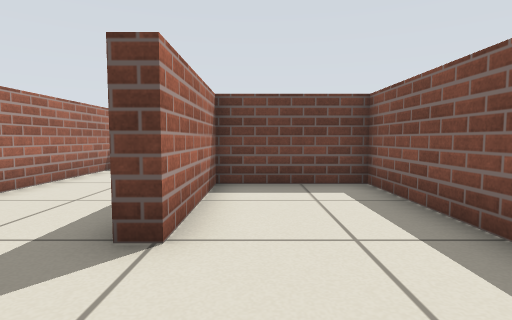
[1] (above)

20 first-person views from a walk through a world built for the Player/Stage simulator. The camera is 0.51 m above the floor, tilts 4° down and sees 80° across. The lines on the ground mark 1 m squares. The floor is counted in squares, 0.5 m on a side. Each view is taken from the middle of a square. On the plan, view 1 faces up. The plan holds only what a view shows up to about 12 squares ahead; the rest is blank. The robots in the file are not drawn.

[2]
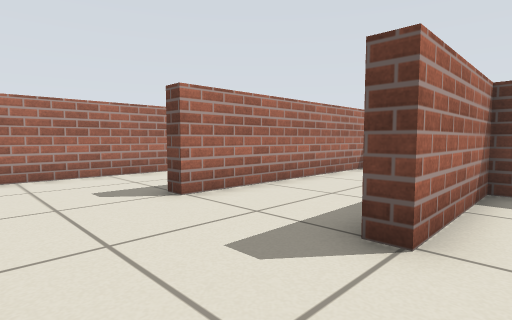

[3]
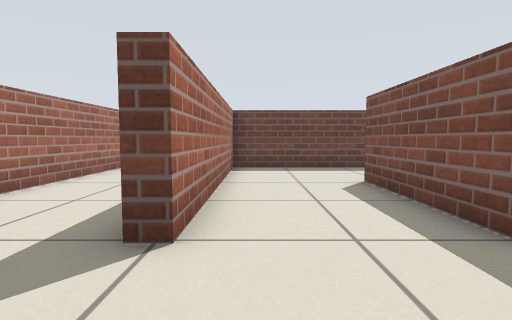

[4]
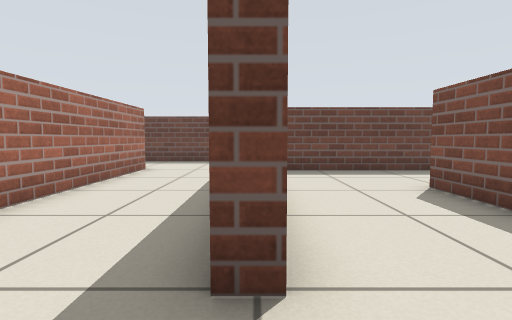

[5]
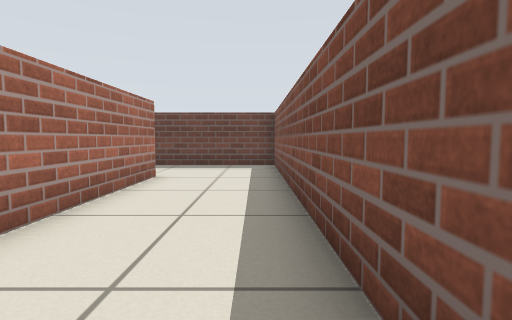

[6]
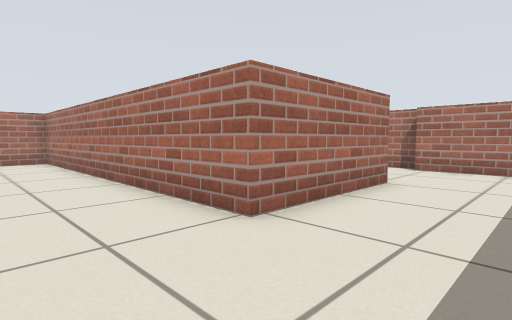

[7]
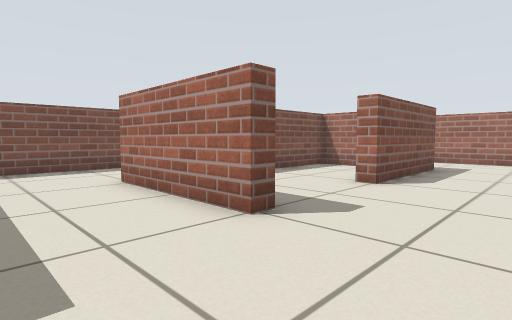

[8]
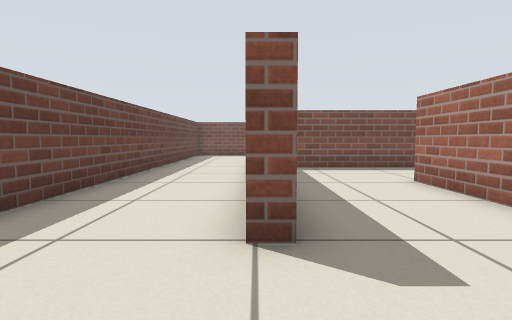

[9]
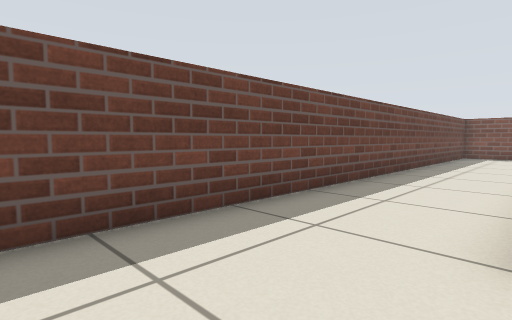

[10]
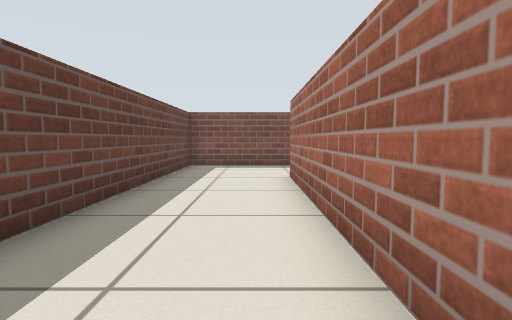

[11]
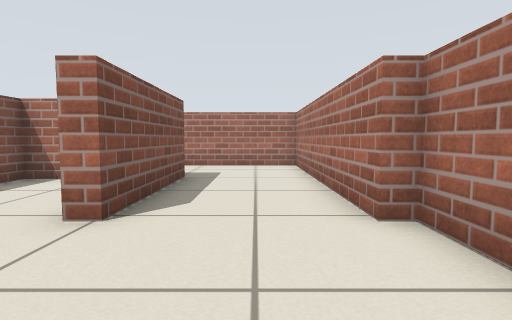

[12]
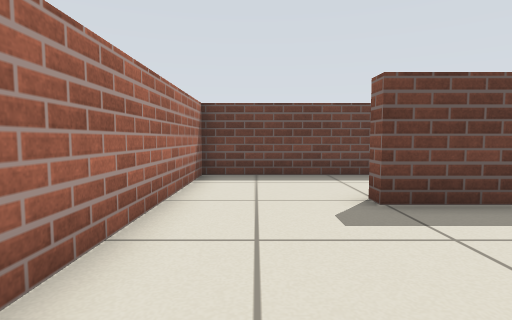

[13]
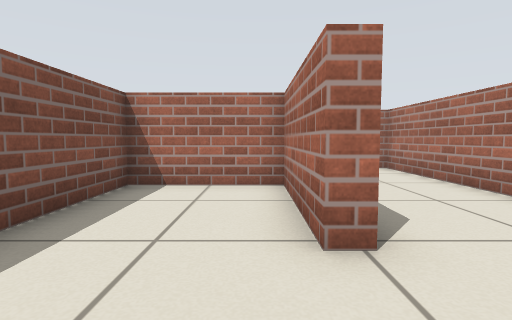

[14]
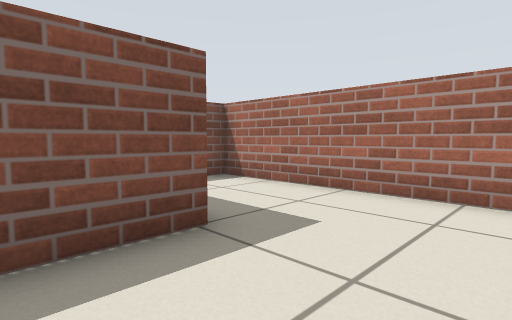

[15]
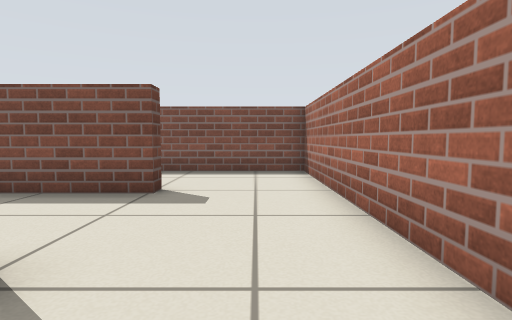

[16]
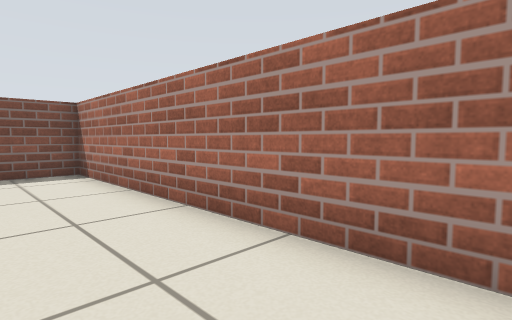

[17]
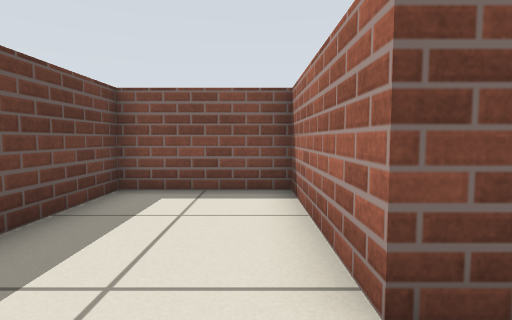

[18]
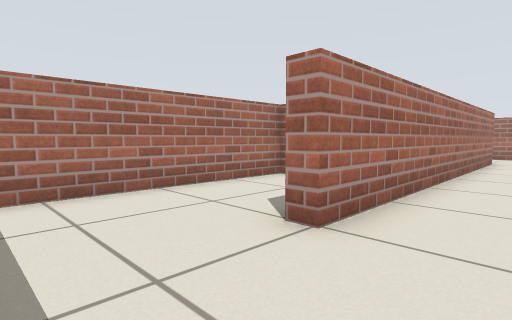

[19]
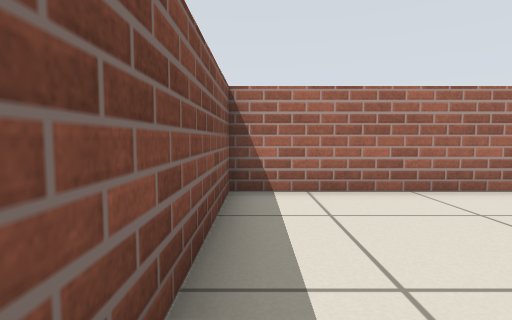

[20]
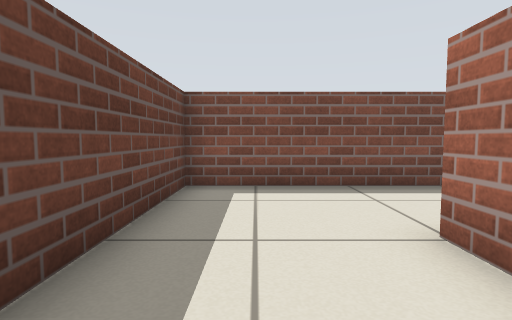

### Floor plan
Points are (right, up) in squares from view 1. A wall is a line through its corners. A room is listed if a view was taken in it or the views show most of it. See-through windows are left out.
Room 1 (views 1, 2, 3, 4, 5, 6, 7, 8, 9, 10, 11, 12, 13, 14, 15, 16, 17, 18, 19, 20)
walls: (-4.8, 10.4) (-4.8, 2.9) (-5.4, 2.9); (-4.9, 11.2) (2.5, 11.2) (2.5, 18.5) (-16.5, 18.5) (-16.5, 10.6); (-5.3, 3.8) (-5.3, 14.6) (-13.1, 14.6) (-13.1, 15.1) (-0.9, 15.1) (-0.9, 14.5); (-13.1, 10.6) (-13.1, 11.2) (-8.7, 11.2) (-8.7, -0.5) (2.5, -0.5) (2.5, 6.8) (-0.9, 6.8) (-0.9, 2.9) (-1.4, 2.9) (-1.4, 7.3) (3, 7.3) (3, 10.7) (-4.9, 10.7); (-13.1, 2.9) (-13.1, 7.3) (-12.6, 7.3) (-12.6, 3.4) (-9.2, 3.4) (-9.2, 6.8); (-16.5, 7.3) (-16.5, -0.5) (-9.2, -0.5) (-9.2, 0.1); (-17, 10.6) (-17, 7.3)

Positions as (right, up) in squares from view 1, and headings:
1: (0, 0), facing up
2: (0, 0), facing up-left
3: (-4, 0), facing up
4: (-5, 1), facing up
5: (-6, 3), facing up
6: (-6, 14), facing down-left
7: (-16, 14), facing down-right
8: (-16, 15), facing right
9: (-16, 15), facing up-right
10: (-9, 16), facing right
11: (-15, 11), facing down
12: (-15, 10), facing up
13: (-12, 10), facing down
14: (-16, 5), facing down-right
15: (-7, 1), facing right
16: (-7, 2), facing down-right
17: (-3, 8), facing right
18: (2, 17), facing down-left
19: (2, 17), facing down
20: (-4, 17), facing right
